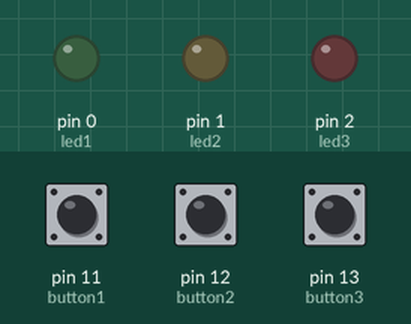
A sketch run on a simulated Arduino Uno, built with avr-gcc and run on an emulated ATmega328P. Shown: output pins drawn as LEDs (lit = HIGH). Dashed ring = blinking. Inputs (shaded band) come from the test bench; at power-on: pin 11 (button1) LOW, pin 12 (button2) LOW, pin 13 (button3) LOW.

Above: at 1.2 s.
1.3 s: pin 11 (button1) pulled HIGH for 0.15 s
At 1.45 s:
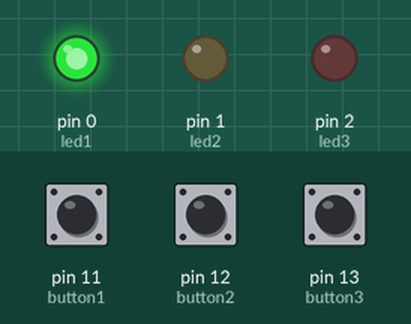
3.7 s: pin 12 (button2) pulled HIGH for 1 s
At 3.85 s:
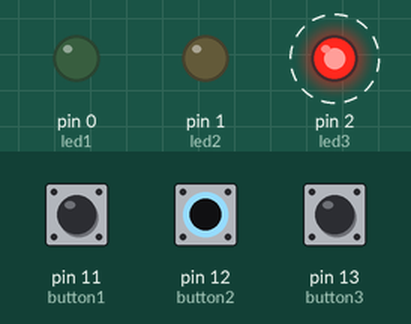
6.7 s: pin 13 (button3) pulled HIGH for 0.15 s
At 7.15 s:
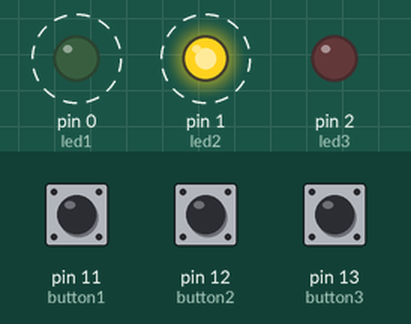
9.8 s: pin 13 (button3) pulled HIGH for 1 s
At 12.3 s:
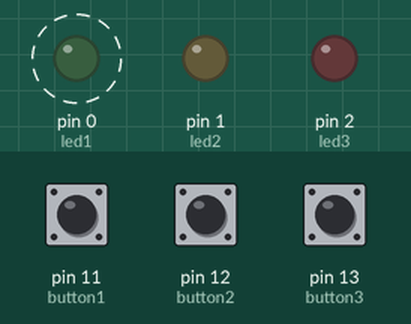
13.1 s: pin 13 (button3) pulled HIGH for 3.2 s
At 14.1 s:
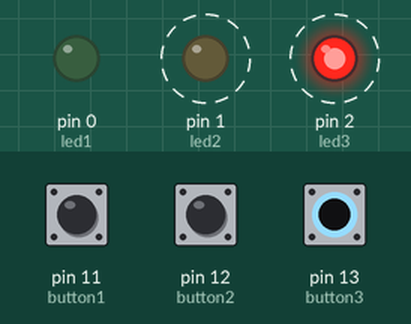
Timing chart, 0 to 18.2 s (numbered marks = the images above; inputs shaded):
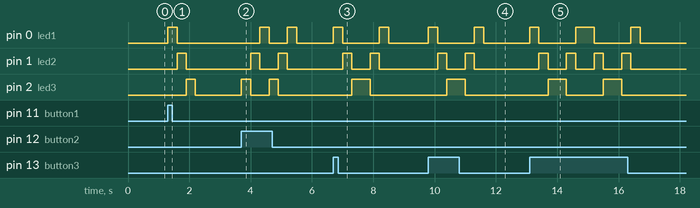

Measured:
- after the input at 1.3 s, pin 0 (led1): LOW → HIGH at once, → LOW 0.30 s later; pin 1 (led2): LOW → HIGH after 0.30 s, → LOW 0.30 s later; pin 2 (led3): LOW → HIGH after 0.60 s, → LOW 0.30 s later
- after the input at 3.7 s, pin 0 (led1): alternates HIGH for 0.30 s and LOW for 0.60 s, 4 changes in all, then stays LOW, starting after 0.60 s; pin 1 (led2): alternates HIGH for 0.30 s and LOW for 0.60 s, 4 changes in all, then stays LOW, starting after 0.30 s
- after the input at 6.7 s, pin 0 (led1): alternates HIGH for 0.30 s and LOW for 1.2 s, starting at once; pin 1 (led2): alternates HIGH for 0.30 s and LOW for 0.60 s, 4 changes in all, then stays LOW, starting after 0.30 s; pin 2 (led3): LOW → HIGH after 0.60 s, → LOW 0.60 s later
- after the input at 9.8 s, pin 0 (led1): alternates HIGH for 0.30 s and LOW for 1.2 s, starting at once; pin 1 (led2): alternates HIGH for 0.30 s and LOW for 0.60 s, 4 changes in all, then stays LOW, starting after 0.30 s; pin 2 (led3): LOW → HIGH after 0.60 s, → LOW 0.60 s later
- after the input at 13.1 s, pin 0 (led1): goes HIGH 0.30 s, LOW 1.2 s, HIGH 0.60 s, LOW 1.2 s, HIGH 0.30 s, then LOW, starting at once; pin 1 (led2): alternates HIGH for 0.30 s and LOW for 0.60 s, 8 changes in all, then stays LOW, starting after 0.30 s

The sketch:

sketch.ino
```cpp
const int led1 = 0;
const int led2 = 1;
const int led3 = 2;
const int button1 = 11;
const int button2 = 12;
const int button3 = 13;
int buttonState1 = 0;
int buttonState2 = 0;
int buttonState3 = 0;

void setup() {

  pinMode(led1, OUTPUT);
  pinMode(led2, OUTPUT);
  pinMode(led3, OUTPUT);

  pinMode(button1, INPUT);
  pinMode(button2, INPUT);
  pinMode(button3, INPUT);

  digitalWrite(led1, LOW);
  digitalWrite(led2, LOW);
  digitalWrite(led3, LOW);
}

void loop() {

  buttonState1 = digitalRead(button1);
  buttonState2 = digitalRead(button2);
  buttonState3 = digitalRead(button3);

  if (buttonState1 == HIGH) {
    runLeftToRight();
  }

  if (buttonState2 == HIGH) {
    runRightToLeft();
  }

  if (buttonState3 == HIGH) {
    runBackAndForth();
  }
}

void runLeftToRight() {
  digitalWrite(led1, HIGH);
  delay(300);
  digitalWrite(led1, LOW);

  digitalWrite(led2, HIGH);
  delay(300);
  digitalWrite(led2, LOW);

  digitalWrite(led3, HIGH);
  delay(300);
  digitalWrite(led3, LOW);
}

void runRightToLeft() {
  digitalWrite(led3, HIGH);
  delay(300);
  digitalWrite(led3, LOW);

  digitalWrite(led2, HIGH);
  delay(300);
  digitalWrite(led2, LOW);

  digitalWrite(led1, HIGH);
  delay(300);
  digitalWrite(led1, LOW);

}

void runBackAndForth() {

  runLeftToRight();
  runRightToLeft();
}
```
